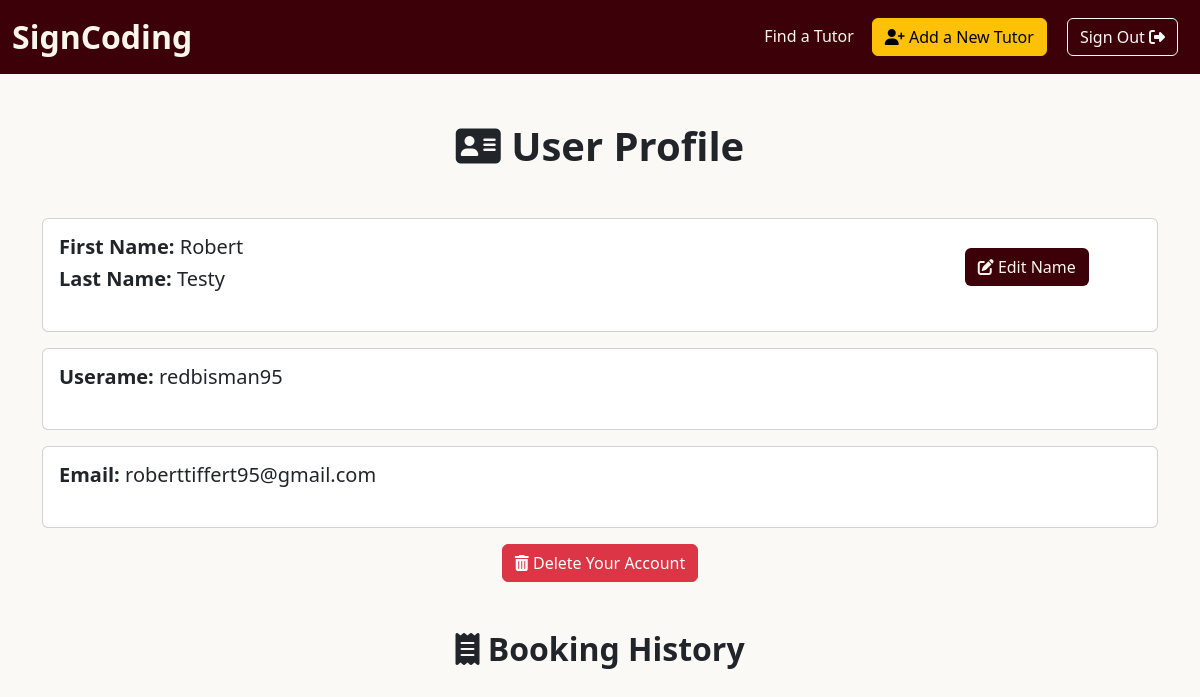
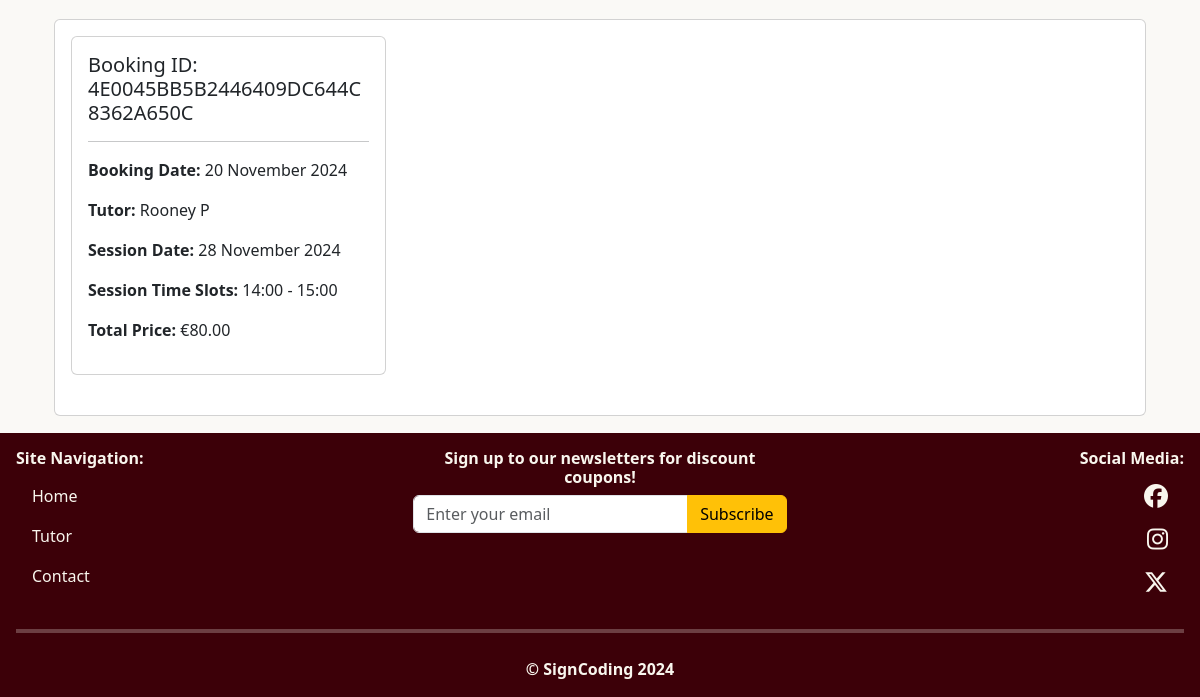
/user/ (signed in), run on an earlier commit of the app's database (2 pictures, top to bottom).
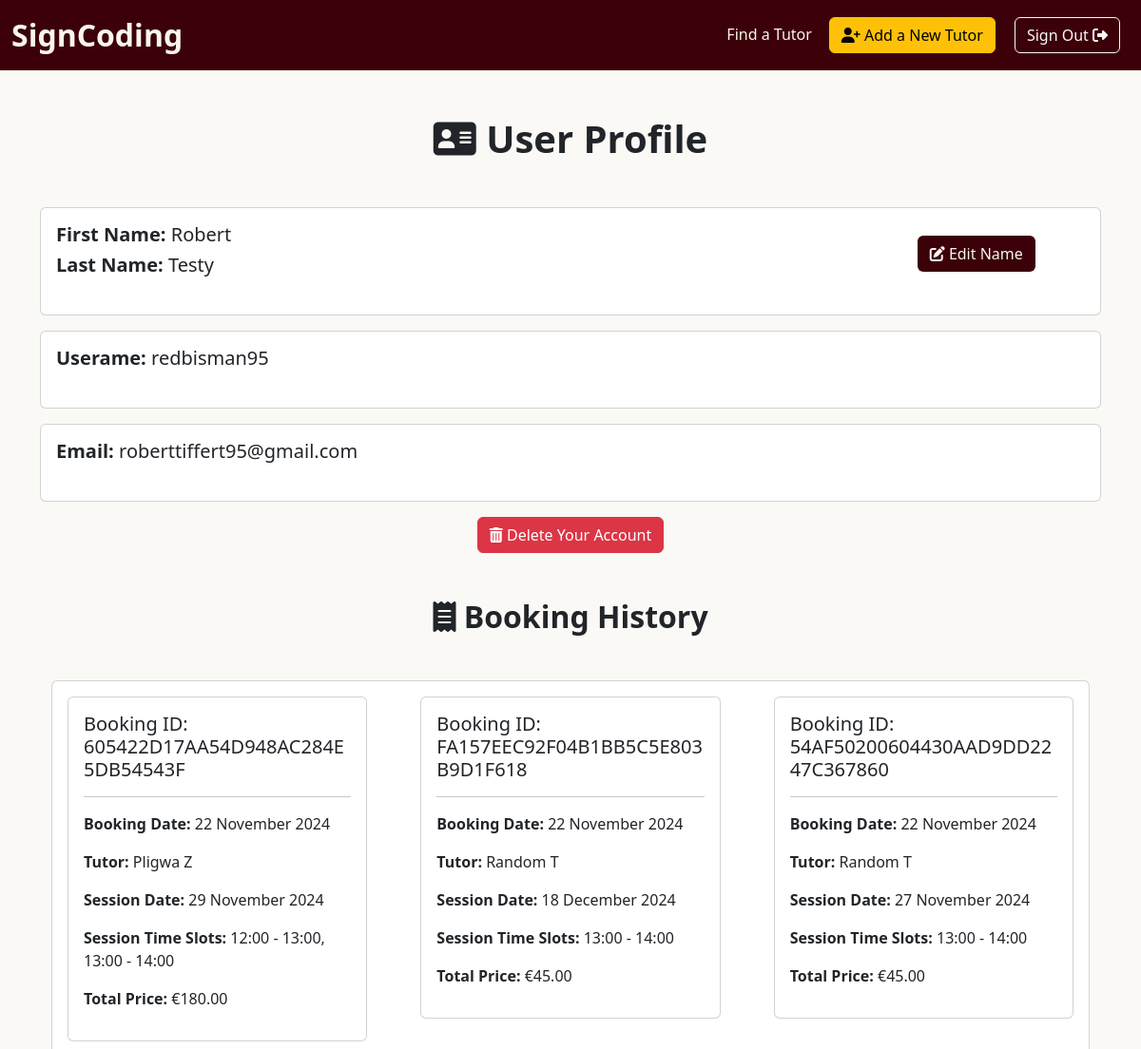
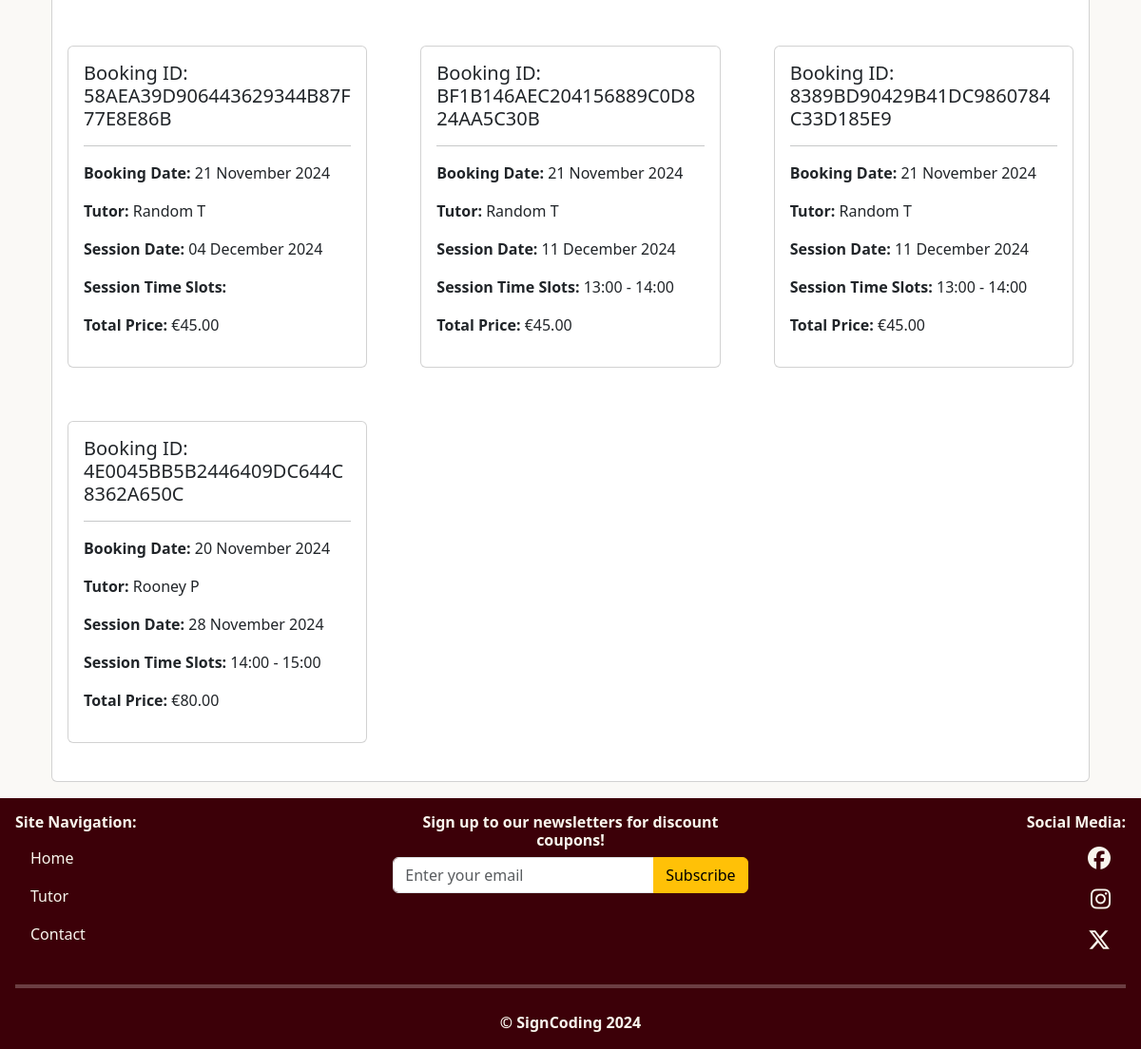
And on a later commit of the database (2 pictures, top to bottom).
### personaluser/models.py (models this page shows, shortened)
class Profile(models.Model):
    personal_details = models.OneToOneField(User, on_delete=models.CASCADE, verbose_name="Username")
    personal_firstname = models.CharField(max_length=50, blank=True, null=True, verbose_name="User's First Name")
    personal_lastname = models.CharField(max_length=50, blank=True, null=True, verbose_name="User's Last Name")

### booking/models.py (models this page shows, shortened)
class Booking(models.Model):
    booking_id = models.CharField(max_length=32, unique=True, editable=False, verbose_name="Booking ID")
    booking_date = models.DateTimeField(auto_now_add=True, editable=False, verbose_name="Booking Date")
    stripe_pid = models.CharField(max_length=254, unique=True, null=False, blank=False, default='', editable=False, verbose_name="Stripe Payment ID")
    user = models.ForeignKey(Profile, on_delete=models.PROTECT, related_name="bookings")
    tutor = models.ForeignKey(Tutor, on_delete=models.PROTECT, related_name="bookings")
    total_price = models.DecimalField(max_digits=6, decimal_places=2)
    session_date = models.DateField()
    session_time = models.ManyToManyField(TimeSlot, related_name="bookings")
    class Meta:
        ordering = ['-booking_date']

### tutor/models.py (models this page shows, shortened)
class Tutor(models.Model):
    tutor_firstname = models.CharField(max_length=50, verbose_name="Tutor's First Name")
    tutor_lastname = models.CharField(max_length=50, verbose_name="Tutor's Surname")
    tutor_email = models.EmailField(max_length=254, unique=True, verbose_name="Tutor's Email Address", validators=[EmailValidator()])
    programming_languages = models.ManyToManyField(ProgrammingLanguage, related_name="tutors")
    sign_languages = models.ManyToManyField(SignLanguage, related_name="tutors")
    day_availability = models.ManyToManyField(DayAvailability)
    time_availability = models.ManyToManyField(TimeSlot, related_name="tutors")
    price = models.DecimalField(max_digits=6, decimal_places=2)
    photo = CloudinaryField('profile_picture', default='images/default_tutor.jpg')

class TimeSlot(models.Model):
    start_time = models.TimeField()
    end_time = models.TimeField()
    def __str__(self):
        return f"{self.start_time.strftime('%H:%M')} - {self.end_time.strftime('%H:%M')}"

### personaluser/views.py (the view)
# urls.py: path('', views.user_profile, name='user_profile'),
@login_required
def user_profile(request):
    profile = get_object_or_404(Profile, personal_details=request.user)
    if request.user != profile.personal_details:
        raise PermissionDenied("You do not have permission to access this page.")
    bookings = Booking.objects.filter(user=profile).order_by('-booking_date')
    return render(request, 'personaluser/my_profile.html', {'profile': profile, 'bookings': bookings})

### personaluser/templates/personaluser/my_profile.html (shortened to what this page needs)
{% extends "base.html" %}
{% load static %}
{% block extra_css %}
<link rel="stylesheet" href="{% static 'css/personaluser.css' %}">
{% endblock %}
{% block content %}
<div class="container mt-3">
    <h1 class="text-center mt-5 mb-5"><strong><i class="fa-solid fa-address-card"></i> User Profile</strong></h1>
    <div class="card mb-3">
        <div class="row mb-3">
            <div class="col-md-9">
                <div class="card-body">
                    <h5 class="card-title"><strong>First Name:</strong> {{ profile.personal_firstname }}</h5>
                    <h5 class="card-title"><strong>Last Name:</strong> {{ profile.personal_lastname }}</h5>
                </div>
            </div>
            <div class="col-md-3 d-flex justify-content-center align-items-center">
                <div class="text-center">
                    <a class="btn btn-profile-color" href="{% url 'edit_profile' %}"><i
                            class="fa-solid fa-pen-to-square"></i> Edit Name</a>
                </div>
            </div>
        </div>
    </div>
    <div class="card mb-3">
        <div class="row mb-3">
            <div class="col-md-9">
                <div class="card-body">
                    <h5 class="card-title"><strong>Userame:</strong> {{ profile.personal_details.username }}</h5>
                </div>
            </div>
        </div>
    </div>
    <div class="card mb-3">
        <div class="row mb-3">
            <div class="col-md-9">
                <div class="card-body">
                    <h5 class="card-title"><strong>Email:</strong> {{ profile.personal_details.email }}</h5>
                </div>
            </div>
        </div>
    </div>
    <div class="row mb-3 d-flex justify-content-center align-items-center">
        <div class="col-auto">
            <button type="button" class="btn btn-danger" data-bs-toggle="modal" data-bs-target="#deleteModal">
                <i class="fa-solid fa-trash-can"></i> Delete Your Account
            </button>
        </div>
    </div>
    <div class="container mt-3">
        <h2 class="text-center mt-5 mb-5"><strong><i class="fa-solid fa-receipt"></i> Booking History</strong></h2>
        <div class="card mb-3">
            {% if bookings %}
            <div class="row">
                {% for booking in bookings %}
                <div class="col-md-6 col-lg-4 mb-4">
                    <div class="card m-3">
                        <div class="card-body">
                            <h5 class="card-title">Booking ID: {{ booking.booking_id }}</h5>
                            <hr>
                            <p><strong>Booking Date:</strong> {{ booking.booking_date|date:"d F Y" }}</p>
                            <p><strong>Tutor:</strong> {{ booking.tutor.tutor_firstname }}
                                {{ booking.tutor.tutor_lastname|slice:":1" }}</p>
                            <p><strong>Session Date:</strong> {{ booking.session_date|date:"d F Y" }}</p>
                            <p><strong>Session Time Slots:</strong> {{ booking.session_time.all|join:", " }}</p>
                            <p><strong>Total Price:</strong> €{{ booking.total_price }}</p>
                        </div>
                    </div>
                </div>
                {% endfor %}
            </div>
            {% else %}
            <div class="card-body">
                <p>No bookings found.</p>
            </div>
            {% endif %}
        </div>
    </div>
</div>
{% endblock %}

### templates/base.html (shortened to what this page needs)
{% load static %}
{% url 'home' as home_url %}
{% url 'tutors' as tutor_url %}
{% url 'user_profile' as personaluser_url %}
{% url 'booking_create' as bookings_url %}
{% url 'account_login' as login_url %}
{% url 'account_signup' as signup_url %}
{% url 'account_logout' as logout_url %}
<!doctype html>
<html lang="en">
<head>
    {% block corecss %}
    <link href="https://cdn.jsdelivr.net/npm/bootstrap@5.3.3/dist/css/bootstrap.min.css" rel="stylesheet"
>
    <link rel="stylesheet" href="{% static 'css/base.css' %}">
    {% endblock %}
    {% block extra_css %}
    {% endblock %}
</head>
<body class="d-flex flex-column min-vh-100">
    <header>
        <nav class="navbar navbar-expand-lg navbar-custom-color">
            <div class="container-fluid">
                <a class="navbar-brand logo-custom" href="{% url 'home' %}"><strong>SignCoding</strong></a>
                <div class="collapse navbar-collapse text-end" id="navbarNav">
                    <ul class="navbar-nav nav-underline ms-auto">
                        <li class="nav-item">
                            <a class="nav-link {% if request.path == tutor_url %}active" aria-current="page{% endif %}"
                                href="{% url 'tutors' %}">Find a Tutor</a>
                        </li>
                    </ul>
                    {% if user.is_authenticated %}
                    {% if user.is_superuser %}
                    <a class="btn btn-warning signlog-button" role="button" href="{% url 'add_tutor' %}"><i
                            class="fa-solid fa-user-plus"></i> Add a New Tutor</a>
                    {% endif %}
                    <a class="btn btn-outline-light signlog-button" role="button" href="{% url 'account_logout' %}">Sign
                        Out <i class="fa-solid fa-right-from-bracket"></i></a>
                    {% else %}
                    <a class="btn btn-warning signlog-button" role="button" href="{% url 'account_signup' %}"><i
                            class="fa-solid fa-id-card"></i> Register</a>
                    <a class="btn btn-outline-light signlog-button-sm" role="button" href="{% url 'account_login' %}"><i
                            class="fa-solid fa-right-to-bracket"></i> Login</a>
                    {% endif %}
                </div>
            </div>
        </nav>
    </header>
    <main>
        {% block content %}
        {% endblock %}
    </main>
    <footer class="footer-custom-color py-3 px-3">
        <div class="row">
            <div class="col-sm-4 col-xs-12">
                <h6 class="custom-text-h6"><strong>Site Navigation:</strong></h6>
                <div class="col">
                    <ul class="nav flex-column">
                        <li class="nav-item">
                            <a href="{% url 'home' %}" class="nav-link nav-footer-custom">Home</a>
                        </li>
                        <li class="nav-item">
                            <a href="{% url 'tutors' %}" class="nav-link nav-footer-custom">Tutor</a>
                        </li>
                        <li class="nav-item">
                            <a href="" class="nav-link nav-footer-custom">Contact</a>
                        </li>
                    </ul>
                </div>
            </div>
            <div class="col-sm-4 col-xs-12 newsletter-footer-column">
                <h6 class="custom-text-h6 newsletter-footer-h6"><strong>Sign up to our newsletters for discount
                        coupons!</strong></h6>
                <form method="post" action="{% url 'subscribe_newsletter' %}">
                    <div class="input-group">
                        <input type="email" name="email" class="form-control" placeholder="Enter your email" required>
                        <button type="submit" class="btn btn-warning">Subscribe</button>
                    </div>
                </form>
            </div>
            <div class="col-sm-4 col-xs-12">
                <h6 class="custom-text-h6 custom-socmed-links-h6"><strong>Social Media:</strong></h6>
                <ul class="nav flex-column custom-socmed-links">
                    <li class="nav-item">
                        <a target="_blank" href="https://www.facebook.com/" class="nav-link">
                            <i class="fa-brands fa-facebook social-media-custom" aria-hidden="true"></i>
                        </a>
                    </li>
                    <li class="nav-item">
                        <a target="_blank" href="https://www.instagram.com/" class="nav-link">
                            <i class="fa-brands fa-instagram social-media-custom" aria-hidden="true"></i>
                        </a>
                    </li>
                    <li class="nav-item">
                        <a target="_blank" href="https://x.com/" class="nav-link">
                            <i class="fa-brands fa-x-twitter social-media-custom" aria-hidden="true"></i>
                        </a>
                    </li>
                </ul>
            </div>
        </div>
        <hr class="responsive-line-horizontal">
        <div class="row text-center">
            <div class="col">
                <a class="navbar-brand foot-logo" href="{% url 'home' %}"><strong>© SignCoding 2024</strong></a>
            </div>
        </div>
    </footer>
</body>
</html>

### static/css/base.css (style rules this page uses)
html, body { height: 100%; margin: 0; display: flex; flex-direction: column; }
body { background-color: #faf9f6; }
main { flex-grow: 1; }
.logo-custom { font-size: 2rem; font-stretch: expanded; color: #F9F6EE; }
.navbar-custom-color, .footer-custom-color, .container-custom-color, .btn-custom-color { background-color: #3C0008; }
.nav-link { color: #F9F6EE; }
.navbar-nav .nav-link { display: inline-block; position: relative; }
.navbar-nav .nav-link::after { content: ''; position: absolute; left: 0; bottom: -2px; width: 0; height: 2px; background-color: #F9F6EE; transition: width 0.3s; }
.signlog-button, .signlog-button-sm { margin: 0.5rem 0.25rem; }
.foot-logo { color: #F9F6EE; }
.social-media-custom { color: #F9F6EE; font-size: 1.5rem; }
.custom-text-h6 { color: #F9F6EE; }
.nav-footer-custom { display: inline-block; margin: 0; }
.responsive-line-horizontal { border: none; height: 0.25rem; background-color: #F9F6EE; margin: 1.5rem 0; }
@media screen and (min-width: 576px) { .custom-socmed-links-h6, .custom-socmed-links { text-align: end; } }
@media screen and (min-width: 576px) { .newsletter-footer-column { text-align: center; } }
@media screen and (min-width: 992px) { .signlog-button { margin: 0 10px; } }
@media screen and (min-width: 992px) { .navbar-nav { justify-content: end; } }

### static/css/personaluser.css (style rules this page uses)
.btn-profile-color { background-color: #3C0008; color: #F9F6EE; }

What changed in the data, as far as the page shows it:
added Booking: booking_id "605422D17AA54D948AC284E5DB54543F", booking_date "22 November 2024", tutor.tutor_firstname "Pligwa", tutor.tutor_lastname "Z", session_date "29 November 2024", session_time.all "12:00 - 13:00, 13:00 - 14:00", total_price "180.00"
added Booking: booking_id "FA157EEC92F04B1BB5C5E803B9D1F618", booking_date "22 November 2024", tutor.tutor_firstname "Random", tutor.tutor_lastname "T", session_date "18 December 2024", session_time.all "13:00 - 14:00", total_price "45.00"
added Booking: booking_id "54AF50200604430AAD9DD2247C367860", booking_date "22 November 2024", tutor.tutor_firstname "Random", tutor.tutor_lastname "T", session_date "27 November 2024", session_time.all "13:00 - 14:00", total_price "45.00"
added Booking: booking_id "58AEA39D906443629344B87F77E8E86B", booking_date "21 November 2024", tutor.tutor_firstname "Random", tutor.tutor_lastname "T", session_date "04 December 2024", total_price "45.00"
added Booking: booking_id "BF1B146AEC204156889C0D824AA5C30B", booking_date "21 November 2024", tutor.tutor_firstname "Random", tutor.tutor_lastname "T", session_date "11 December 2024", session_time.all "13:00 - 14:00", total_price "45.00"
added Booking: booking_id "8389BD90429B41DC9860784C33D185E9", booking_date "21 November 2024", tutor.tutor_firstname "Random", tutor.tutor_lastname "T", session_date "11 December 2024", session_time.all "13:00 - 14:00", total_price "45.00"
